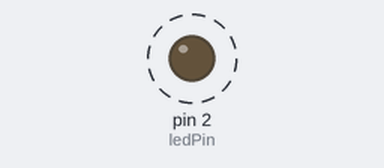
Recording of a sketch running on a simulated Arduino Uno, built with avr-gcc and run on an emulated ATmega328P. Parts: output pins drawn as LEDs (lit = HIGH). Dashed ring = blinking. What the sketch prints to the serial monitor is not drawn.

Above: at 0.5 s.
Timing chart, 0 to 4.6 s (numbered marks = the images above):
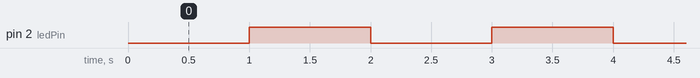

Measured:
- by itself, pin 2 (ledPin): alternates HIGH for 1.0 s and LOW for 1.0 s

The sketch:

ex02.ino
```cpp
#define ledPin 2
unsigned long previousMillis = 0;
const long interval = 1000;   // 1秒
int ledState = LOW;
void setup() {
  pinMode(ledPin, OUTPUT);
  Serial.begin(115200);
}

void loop() {
  unsigned long currentMillis = millis();
  if (currentMillis - previousMillis >= interval) {
    previousMillis = currentMillis;
    ledState = !ledState;          // 翻转状态
    digitalWrite(ledPin, ledState);
    Serial.println(ledState ? "ON" : "OFF");
  }
}
```
